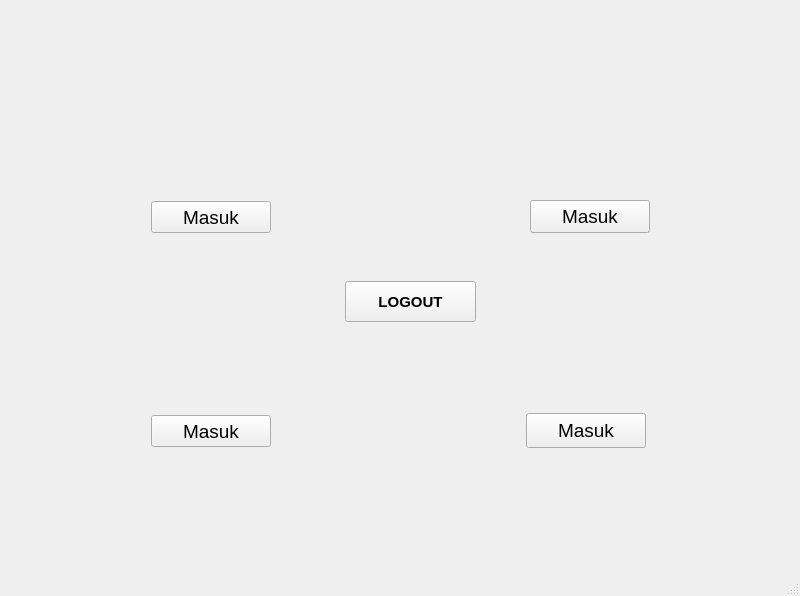
<?xml version="1.0" encoding="UTF-8"?>
<ui version="4.0">
 <class>MainWindow</class>
 <widget class="QMainWindow" name="MainWindow">
  <property name="geometry">
   <rect>
    <x>0</x>
    <y>0</y>
    <width>800</width>
    <height>596</height>
   </rect>
  </property>
  <property name="windowTitle">
   <string>MainWindow</string>
  </property>
  <widget class="QWidget" name="centralwidget">
   <widget class="QPushButton" name="btn_mhs">
    <property name="geometry">
     <rect>
      <x>526</x>
      <y>413</y>
      <width>120</width>
      <height>35</height>
     </rect>
    </property>
    <property name="font">
     <font>
      <pointsize>14</pointsize>
     </font>
    </property>
    <property name="text">
     <string>Masuk</string>
    </property>
   </widget>
   <widget class="QPushButton" name="btn_dosen">
    <property name="geometry">
     <rect>
      <x>151</x>
      <y>415</y>
      <width>120</width>
      <height>32</height>
     </rect>
    </property>
    <property name="font">
     <font>
      <pointsize>14</pointsize>
     </font>
    </property>
    <property name="text">
     <string>Masuk</string>
    </property>
   </widget>
   <widget class="QPushButton" name="btn_instansi">
    <property name="geometry">
     <rect>
      <x>530</x>
      <y>200</y>
      <width>120</width>
      <height>33</height>
     </rect>
    </property>
    <property name="font">
     <font>
      <pointsize>14</pointsize>
     </font>
    </property>
    <property name="text">
     <string>Masuk</string>
    </property>
   </widget>
   <widget class="QPushButton" name="btn">
    <property name="geometry">
     <rect>
      <x>345</x>
      <y>281</y>
      <width>131</width>
      <height>41</height>
     </rect>
    </property>
    <property name="font">
     <font>
      <pointsize>11</pointsize>
      <weight>75</weight>
      <bold>true</bold>
     </font>
    </property>
    <property name="text">
     <string>LOGOUT</string>
    </property>
   </widget>
   <widget class="QLabel" name="label_2">
    <property name="geometry">
     <rect>
      <x>1</x>
      <y>-1</y>
      <width>796</width>
      <height>541</height>
     </rect>
    </property>
    <property name="text">
     <string/>
    </property>
    <property name="pixmap">
     <pixmap>dashboard.png</pixmap>
    </property>
    <property name="scaledContents">
     <bool>true</bool>
    </property>
   </widget>
   <widget class="QPushButton" name="btn_user">
    <property name="geometry">
     <rect>
      <x>151</x>
      <y>201</y>
      <width>120</width>
      <height>32</height>
     </rect>
    </property>
    <property name="font">
     <font>
      <pointsize>14</pointsize>
     </font>
    </property>
    <property name="autoFillBackground">
     <bool>false</bool>
    </property>
    <property name="styleSheet">
     <string notr="true">border-color: rgb(0, 0, 0);</string>
    </property>
    <property name="text">
     <string>Masuk</string>
    </property>
    <property name="autoDefault">
     <bool>false</bool>
    </property>
    <property name="default">
     <bool>false</bool>
    </property>
    <property name="flat">
     <bool>false</bool>
    </property>
   </widget>
   <zorder>label_2</zorder>
   <zorder>btn_mhs</zorder>
   <zorder>btn_dosen</zorder>
   <zorder>btn_instansi</zorder>
   <zorder>btn</zorder>
   <zorder>btn_user</zorder>
  </widget>
  <widget class="QMenuBar" name="menubar">
   <property name="geometry">
    <rect>
     <x>0</x>
     <y>0</y>
     <width>800</width>
     <height>26</height>
    </rect>
   </property>
  </widget>
  <widget class="QStatusBar" name="statusbar"/>
 </widget>
 <resources/>
 <connections/>
</ui>
